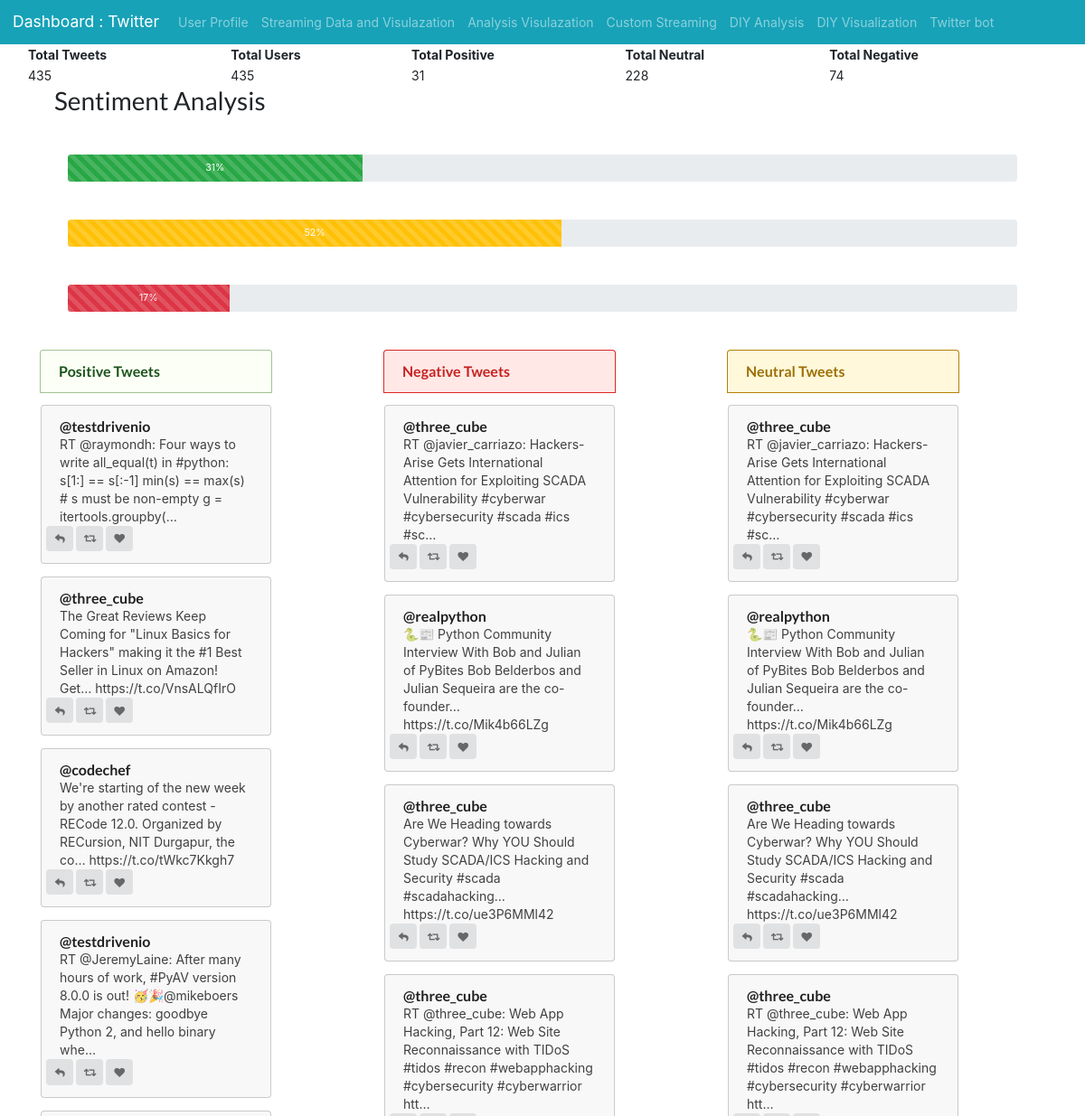
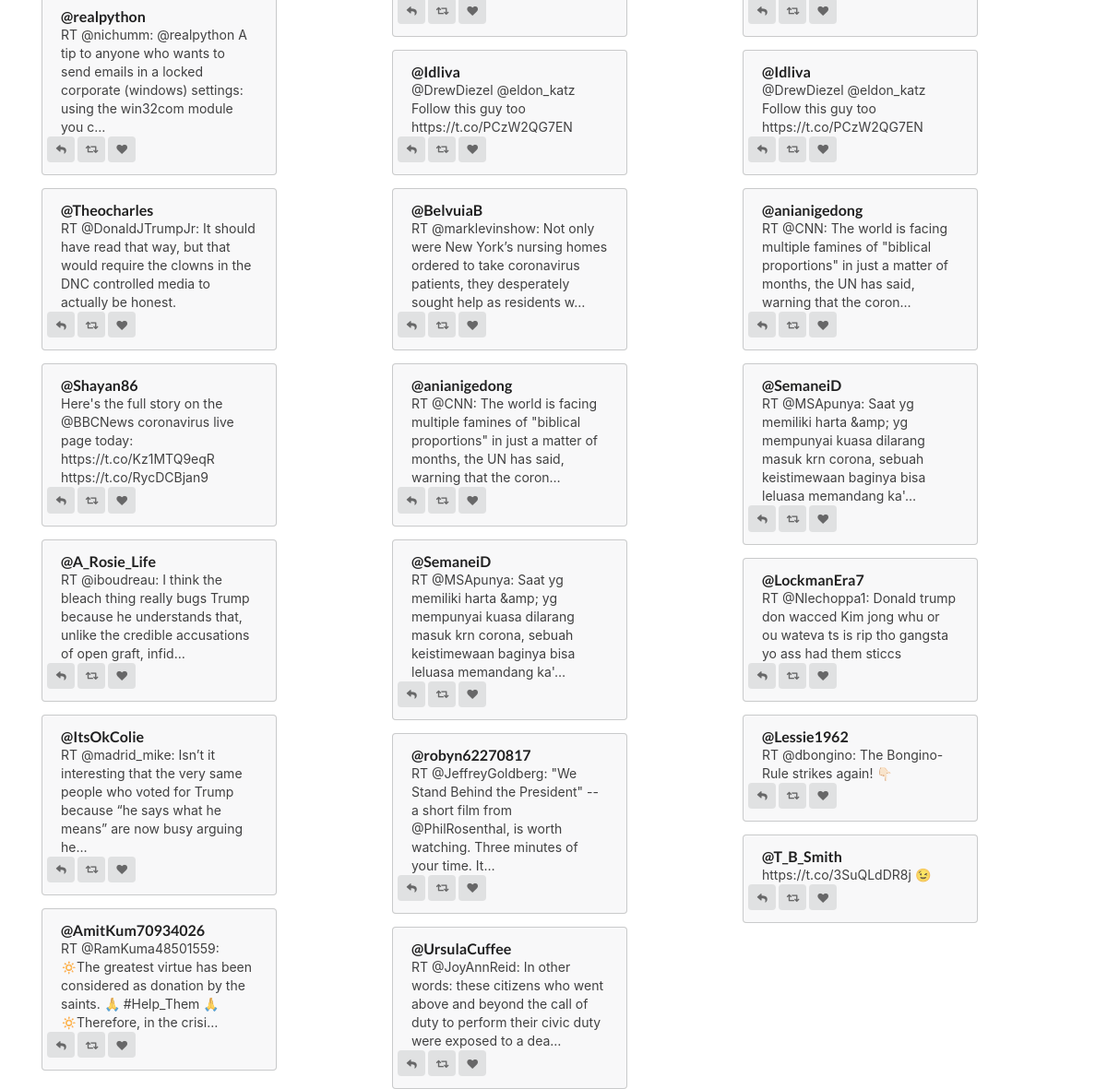
The app's page /analysis with its own data (2 pictures, top to bottom).
### dashboard/models/tweets.py (models this page shows, shortened)
class Tweet(db.Model):
    id = db.Column(db.Integer, primary_key=True)
    text = db.Column(db.String(440), nullable=True)
    created_at = db.Column(db.DateTime, nullable=True)
    time = db.Column(db.DateTime, nullable=True,default=datetime.utcnow)
    retweet = db.Column(db.Integer, nullable=True)
    user_id = db.Column(db.Integer, db.ForeignKey('user.id'), nullable=True)
    sentiment_polarity = db.Column(db.Integer, nullable=True,default=0)
    sentiment_subjectivity = db.Column(db.Integer, nullable=True,default=0)
    user = db.relationship(User, backref='user')

### dashboard/models/users.py (models this page shows, shortened)
class User(db.Model):
    id = db.Column(db.Integer, primary_key=True)
    name = db.Column(db.String(64), index=True, unique=True, nullable=True)
    screen_name = db.Column(db.String(120), nullable=True)
    followers_count = db.Column(db.Integer, nullable=True)
    friends_count = db.Column(db.Integer, nullable=True)
    listed_count = db.Column(db.Integer, nullable=True)
    created_at = db.Column(db.DateTime, nullable=True)
    time = db.Column(db.DateTime, nullable=True,default=datetime.utcnow)
    profile_image_url = db.Column(db.String(320), nullable=True)

### dashboard/routes/analysis.py (the view)
@analysis.route('/analysis',methods=['GET','POST'])
def index():
    total_tweets = Tweet.query.count()
    total_users = Tweet.query.count()
    total_positive = Tweet.query.filter(Tweet.sentiment_polarity > 0.01).count()
    total_negative = Tweet.query.filter(Tweet.sentiment_polarity < -0.01).count()
    total_neutral = Tweet.query.filter(Tweet.sentiment_polarity > -0.01).filter(Tweet.sentiment_polarity < 0.01).count()
    positive = (total_positive/total_tweets)*100
    negative = (total_negative/total_tweets)*100
    neutral = (total_neutral/total_tweets)*100
    positive=int(round(positive))
    negative = int(round(negative))
    neutral = int(round(neutral))
    positive_tweets = Tweet.query.join(User, User.id==Tweet.user_id).filter(Tweet.user_id == User.id)\
        .filter(Tweet.sentiment_polarity > 0.01).order_by(desc(Tweet.time)).limit(10).all()
    negative_tweets = Tweet.query.join(User, User.id==Tweet.user_id).filter(Tweet.user_id == User.id)\
        .filter(Tweet.sentiment_polarity < 0.01).order_by(desc(Tweet.time)).limit(10).all()
    neutral_tweets = Tweet.query.join(User, User.id==Tweet.user_id).filter(Tweet.user_id == User.id)\
        .filter(Tweet.sentiment_polarity < 0.01).filter(Tweet.sentiment_polarity > -0.01).order_by(desc(Tweet.time)).limit(10).all()
    return render_template('analysis.html',
                           total_tweets=total_tweets,total_users=total_users,total_positive=positive,total_neutral=total_neutral,
                           total_negative=total_negative,positive=positive,negative=negative,neutral=neutral,
                           positive_tweets=positive_tweets,negative_tweets=negative_tweets,neutral_tweets=neutral_tweets)

### dashboard/templates/analysis.html (shortened to what this page needs)
  {% include 'nav.html' %}
    <div class="container">
        <div class="row">
            <table class="col-12 responsible ">
                <thead>
                    <tr>
                        <th>Total Tweets</th>
                        <th>Total Users</th>
                        <th>Total Positive</th>
                        <th>Total Neutral</th>
                        <th>Total Negative</th>
                    </tr>
                </thead>
                <tbody>
                    <tr>
                        <td>{{total_tweets}}</td>
                        <td>{{total_users}}</td>
                        <td>{{total_positive}}</td>
                        <td>{{total_neutral}}</td>
                        <td>{{total_negative}}</td>
                    </tr>
                </tbody>
            </table>
        </div>
        <div class="container">
            <h2> Sentiment Analysis</h2>
            <div class="container">
                <div class="progress mb-5 mt-5" style="height:30px;">
                    <div class="progress-bar progress-bar-striped bg-success" role="progressbar" style="width: {{positive}}%" aria-valuenow="{{positive}}" aria-valuemin="0" aria-valuemax="100">{{positive}}%</div>
                </div>
                <div class="progress  mb-5" style="height:30px;">
                  <div class="progress-bar progress-bar-striped bg-warning" role="progressbar" style=" height:30px; width: {{neutral}}%" aria-valuenow="{{neutral}}" aria-valuemin="0" aria-valuemax="100">{{neutral}}%</div>
                </div>
                <div class="progress  mb-5" style="height:30px;">
                  <div class="progress-bar progress-bar-striped bg-danger" role="progressbar" style=" height:30px; width: {{negative}}%" aria-valuenow="{{negative}}" aria-valuemin="0" aria-valuemax="100">{{negative}}%</div>
                </div>
            </div>
        </div>
        </div>
     <div class="container">
        <div class="row">
            <div class="col-3">
                <div class="ui attached message success">
                  <div class="header">
                   Positive Tweets
                  </div>
                </div>
                {% for tweet in positive_tweets%}
                  <div class="ui message tweet_text">
                        <div class="header">
                            <div class="tweet">@{{tweet.user.screen_name}}</div>
                        </div>
                        <div class="body">
                            <div><p>{{tweet.text}}</p></div>
                        </div>
                    <div class="row">
                        <button class="ui mini icon button" onclick="reply('{{tweet.id}}');">
                          <i class="reply icon"></i>
                        </button>
                        <button class="ui mini icon button" onclick="retweet('{{tweet.id}}');">
                          <i class="retweet icon"></i>
                        </button>
                        <button class="ui mini icon button" onclick="like('{{tweet.id}}');">
                          <i class="heart icon"></i>
                        </button>
                    </div>
                   </div>
                {% endfor %}
            </div>
            <div class="col-3 offset-1">
                <div class="ui attached message red">
                  <div class="header">
                   Negative Tweets
                  </div>
                </div>
                {% for tweet in negative_tweets%}
                  <div class="ui message tweet_text">
                        <div class="header">
                            <div class="tweet">@{{tweet.user.screen_name}}</div>
                        </div>
                        <div class="body">
                            <div><p>{{tweet.text}}</p></div>
                        </div>
                                      <div class="row">
                        <button class="ui mini icon button" onclick="reply('{{tweet.id}}');">
                          <i class="reply icon"></i>
                        </button>
                        <button class="ui mini icon button" onclick="retweet('{{tweet.id}}');">
                          <i class="retweet icon"></i>
                        </button>
                        <button class="ui mini icon button" onclick="like('{{tweet.id}}');">
                          <i class="heart icon"></i>
                        </button>
                    </div>
             </div>
                {% endfor %}
            </div>
            <div class="col-3 offset-1">
                <div class="ui attached message yellow">
                  <div class="header">
                   Neutral Tweets
                  </div>
                </div>
                {% for tweet in neutral_tweets%}
                  <div class="ui message tweet_text">
                        <div class="header">
                            <div class="tweet">@{{tweet.user.screen_name}}</div>
                        </div>
                        <div class="body">
                            <div><p>{{tweet.text}}</p></div>
                        </div>
                    <div class="row">
                        <button class="ui mini icon button" onclick="reply('{{tweet.id}}');">
                          <i class="reply icon"></i>
                        </button>
                        <button class="ui mini icon button" onclick="retweet('{{tweet.id}}');">
                          <i class="retweet icon"></i>
                        </button>
                        <button class="ui mini icon button" onclick="like('{{tweet.id}}');">
                          <i class="heart icon"></i>
                        </button>
                    </div>
                   </div>
                {% endfor %}
            </div>
        </div>
  </div>
  </body>
</html>

### dashboard/templates/nav.html (shortened to what this page needs)
<!doctype html>
<html lang="en">
  <head>
<link rel="stylesheet" href="https://cdn.jsdelivr.net/npm/semantic-ui@2.4.2/dist/semantic.min.css">
    <link rel="stylesheet" href="https://stackpath.bootstrapcdn.com/bootstrap/4.4.1/css/bootstrap.min.css">
  </head>
  <body>
    <nav class="navbar navbar-expand-lg navbar-dark bg-info">
      <a class="navbar-brand" href="/">Dashboard : Twitter</a>
      <div class="collapse navbar-collapse" id="navbarSupportedContent">
        <ul class="navbar-nav mr-auto">
          <li class="nav-item">
            <a class="nav-link" href="/user">User Profile</a>
          </li>
          <li class="nav-item">
            <a class="nav-link" href="/">Streaming Data and Visulazation</a>
          </li>
          <li class="nav-item">
            <a class="nav-link " href="/analysis">Analysis Visulazation</a>
          </li>
          <li class="nav-item">
            <a class="nav-link " href="/custom_stream">Custom Streaming</a>
          </li>
          <li class="nav-item">
            <a class="nav-link " href="/DIY_analysis">DIY Analysis</a>
          </li>
          <li class="nav-item">
            <a class="nav-link " href="/DIY_visualization">DIY Visualization</a>
          </li>
          <li class="nav-item">
            <a class="nav-link " href="/bot" tabindex="-1" aria-disabled="true"> Twitter bot</a>
          </li>
        </ul>
      </div>
    </nav>

### records on screen
Tweet: user.screen_name "testdrivenio", text "RT @raymondh: Four ways to write all_equal(t) in #python: s[1:] == s[:-1] min(s) == max(s) # s must be non-empty g = itertools.groupby(…"
Tweet: user.screen_name "three_cube", text "The Great Reviews Keep Coming for \"Linux Basics for Hackers\" making it the #1 Best Seller in Linux on Amazon! Get… https://t.co/VnsALQfIrO"
Tweet: user.screen_name "codechef", text "We're starting of the new week by another rated contest - RECode 12.0. Organized by RECursion, NIT Durgapur, the co… https://t.co/tWkc7Kkgh7"
Tweet: user.screen_name "testdrivenio", text "RT @JeremyLaine: After many hours of work, #PyAV version 8.0.0 is out! 🥳🎉@mikeboers Major changes: goodbye Python 2, and hello binary whe…"
Tweet: user.screen_name "realpython", text "RT @nichumm: @realpython A tip to anyone who wants to send emails in a locked corporate (windows) settings: using the win32com module you c…"
Tweet: user.screen_name "Theocharles", text "RT @DonaldJTrumpJr: It should have read that way, but that would require the clowns in the DNC controlled media to actually be honest."
Tweet: user.screen_name "Shayan86", text "Here's the full story on the @BBCNews coronavirus live page today: https://t.co/Kz1MTQ9eqR https://t.co/RycDCBjan9"
Tweet: user.screen_name "A_Rosie_Life", text "RT @iboudreau: I think the bleach thing really bugs Trump because he understands that, unlike the credible accusations of open graft, infid…"
Tweet: user.screen_name "ItsOkColie", text "RT @madrid_mike: Isn’t it interesting that the very same people who voted for Trump because “he says what he means” are now busy arguing he…"
Tweet: user.screen_name "AmitKum70934026", text "RT @RamKuma48501559: 🔅The greatest virtue has been considered as donation by the saints. 🙏 #Help_Them 🙏 🔅Therefore, in the crisi…"
Tweet: user.screen_name "three_cube", text "RT @javier_carriazo: Hackers-Arise Gets International Attention for Exploiting SCADA Vulnerability #cyberwar #cybersecurity #scada #ics #sc…"
Tweet: user.screen_name "realpython", text "🐍📰 Python Community Interview With Bob and Julian of PyBites Bob Belderbos and Julian Sequeira are the co-founder… https://t.co/Mik4b66LZg"
Tweet: user.screen_name "three_cube", text "Are We Heading towards Cyberwar? Why YOU Should Study SCADA/ICS Hacking and Security #scada #scadahacking… https://t.co/ue3P6MMl42"
Tweet: user.screen_name "three_cube", text "RT @three_cube: Web App Hacking, Part 12: Web Site Reconnaissance with TIDoS #tidos #recon #webapphacking #cybersecurity #cyberwarrior htt…"
Tweet: user.screen_name "Idliva", text "@DrewDiezel @eldon_katz Follow this guy too https://t.co/PCzW2QG7EN"
Tweet: user.screen_name "BelvuiaB", text "RT @marklevinshow: Not only were New York’s nursing homes ordered to take coronavirus patients, they desperately sought help as residents w…"
Tweet: user.screen_name "anianigedong", text "RT @CNN: The world is facing multiple famines of \"biblical proportions\" in just a matter of months, the UN has said, warning that the coron…"
Tweet: user.screen_name "SemaneiD", text "RT @MSApunya: Saat yg memiliki harta &amp; yg mempunyai kuasa dilarang masuk krn corona, sebuah keistimewaan baginya bisa leluasa memandang ka'…"
Tweet: user.screen_name "robyn62270817", text "RT @JeffreyGoldberg: \"We Stand Behind the President\" -- a short film from @PhilRosenthal, is worth watching. Three minutes of your time. It…"
Tweet: user.screen_name "UrsulaCuffee", text "RT @JoyAnnReid: In other words: these citizens who went above and beyond the call of duty to perform their civic duty were exposed to a dea…"
Tweet: user.screen_name "LockmanEra7", text "RT @Nlechoppa1: Donald trump don wacced Kim jong whu or ou wateva ts is rip tho gangsta yo ass had them sticcs"
Tweet: user.screen_name "Lessie1962", text "RT @dbongino: The Bongino-Rule strikes again! 👇🏻"
Tweet: user.screen_name "T_B_Smith", text "https://t.co/3SuQLdDR8j 😉"

### other values on screen
{{ total_tweets }} "435"
{{ total_users }} "435"
{{ total_positive }} "31"
{{ total_neutral }} "228"
{{ total_negative }} "74"
{{ positive }} "31"
{{ neutral }} "52"
{{ negative }} "17"
